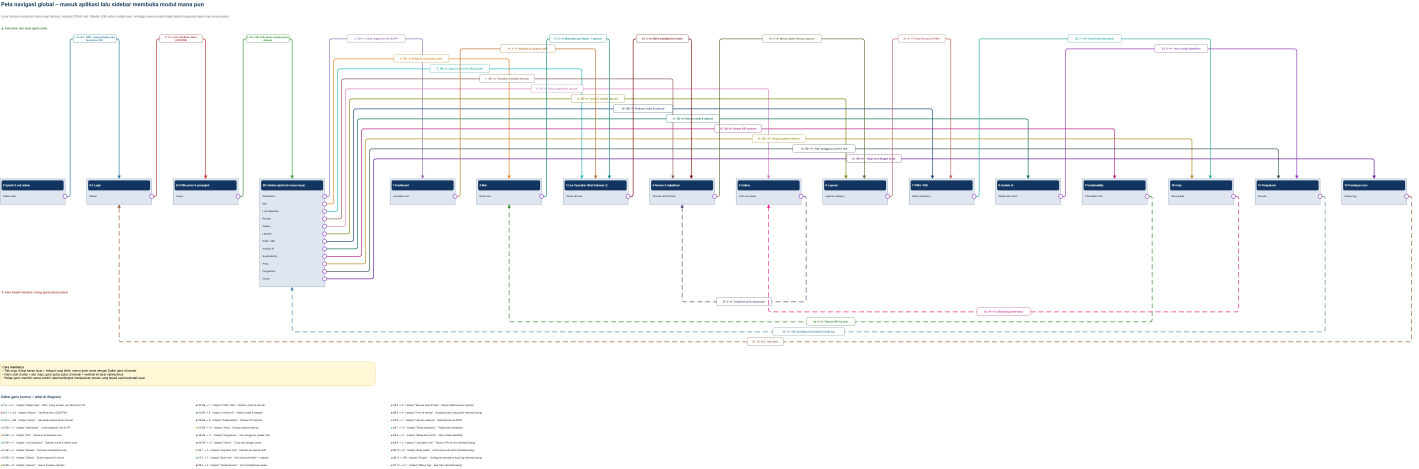
#> input picture v2/reference/DeepInsight_Flow_Map_v2_Van_Der_Wick-1. Navigasi global (hub & spoke).jpg, 5673 x 1874 px (shown at 1/4 size); its folder holds only this picture in this run
$ python -i detail.py   (imports and definitions only)
#> lines starting #> are read from the running program, lines starting #| are printed output that depends on the picture
"""Frequency decomposition & multi-scale unsharp masking.

Citra dipisah menjadi Base Layer (frekuensi rendah: gradasi warna air dan
pencahayaan) dan Detail Layer (frekuensi tinggi: tekstur pipa, rajutan karung
pasir, korosi). Base layer dibiarkan mulus untuk mencegah color banding,
sementara detail layer diperkuat pada beberapa skala sekaligus sehingga
struktur mikro maupun makro objek menjadi jelas — tanpa GPU.
"""

from __future__ import annotations

import cv2
import numpy as np


def frequency_decompose(
    img: np.ndarray, sigma: float = 3.0
) -> tuple[np.ndarray, np.ndarray]:
    """Pisahkan citra float32 menjadi (base, detail) dengan Gaussian low-pass."""
    base = cv2.GaussianBlur(img, (0, 0), sigma)
    detail = img - base
    return base, detail


def multiscale_unsharp_mask(
    img: np.ndarray,
    sigmas: tuple[float, ...] = (1.0, 3.0, 9.0),
    gains: tuple[float, ...] = (1.2, 0.8, 0.4),
    apply_on_luma: bool = True,
) -> np.ndarray:
    """Penajaman multi-skala pada citra BGR float32 [0, 1].

    Setiap skala Gaussian mengekstraksi band frekuensi berbeda; gain terbesar
    diberikan ke frekuensi tertinggi (tekstur mikro). Penajaman dilakukan pada
    kanal luminance (YCrCb) agar tidak memicu chroma ringing / halo warna.
    """
    if len(sigmas) != len(gains):
        raise ValueError("sigmas dan gains harus sama panjang")

    if apply_on_luma:
        ycrcb = cv2.cvtColor(img, cv2.COLOR_BGR2YCrCb)
        target = ycrcb[..., 0]
    else:
        target = img

    boosted = target.copy()
    for sigma, gain in zip(sigmas, gains):
        low = cv2.GaussianBlur(target, (0, 0), sigma)
        boosted = boosted + gain * (target - low)

    boosted = np.clip(boosted, 0.0, 1.0)
    if apply_on_luma:
        ycrcb[..., 0] = boosted
        return cv2.cvtColor(ycrcb, cv2.COLOR_YCrCb2BGR)
    return boosted


def detail_preserving_upscale(
    img_u8: np.ndarray, factor: float = 2.0, detail_gain: float = 0.6
) -> np.ndarray:
    """Upscaling Lanczos + re-injeksi detail layer (tanpa halusinasi generatif).

    Interpolasi Lanczos4 mempertahankan geometri objek 100% (tidak menciptakan
    struktur baru seperti GAN), lalu detail frekuensi tinggi diperkuat untuk
    mengkompensasi pelunakan akibat interpolasi.
    """
    h, w = img_u8.shape[:2]
    up = cv2.resize(
        img_u8, (round(w * factor), round(h * factor)),
        interpolation=cv2.INTER_LANCZOS4,
    )
    up_f = up.astype(np.float32) / 255.0
    sharpened = multiscale_unsharp_mask(
        up_f, sigmas=(1.5,), gains=(detail_gain,), apply_on_luma=True
    )
    return (np.clip(sharpened, 0.0, 1.0) * 255.0).astype(np.uint8)

>>> import cv2
>>> picture = cv2.imread('../v2/reference/DeepInsight_Flow_Map_v2_Van_Der_Wick-1. Navigasi global (hub & spoke).jpg')
#> picture is the input picture: shape (1874, 5673, 3); mean B, G, R 248.2, 247.6, 247.2
>>> result = detail_preserving_upscale(picture)
#> in multiscale_unsharp_mask, `target = ycrcb[..., 0]`:
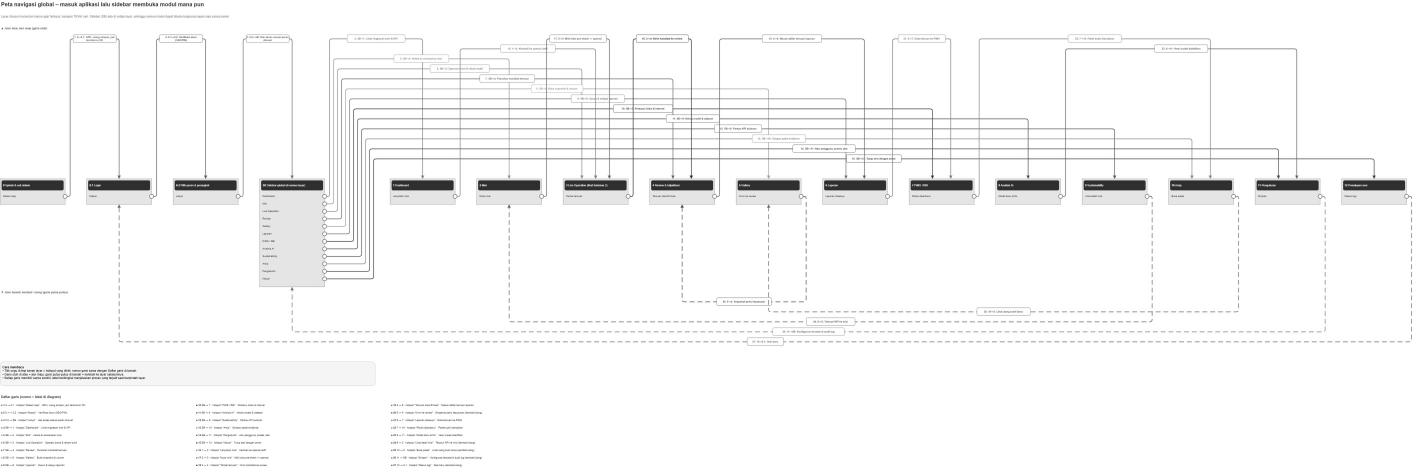
#> target: shape (3748, 11346) float32 (shown at 1/8 size); min 0, max 1, mean 0.97
#> the loop in multiscale_unsharp_mask, `for sigma, gain in zip(sigmas, gains):` made 1 pass
#> pass 1, in multiscale_unsharp_mask, `boosted = boosted + gain * (target - low)`:
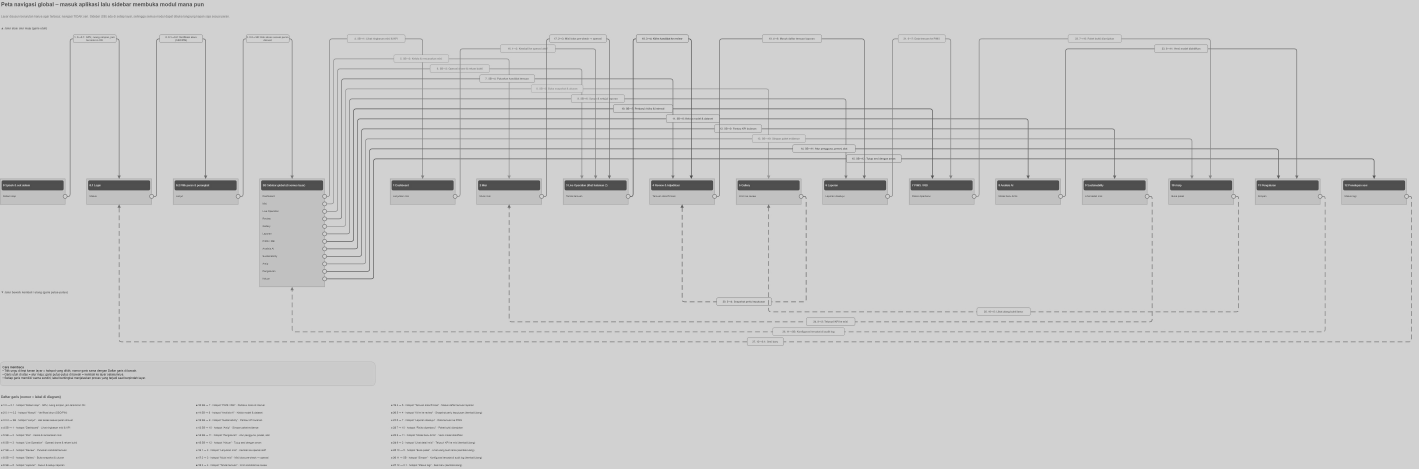
#> boosted: shape (3748, 11346) float32 (shown at 1/8 size); min -0.307, max 1.28, mean 0.97; drawn with min black and max white
